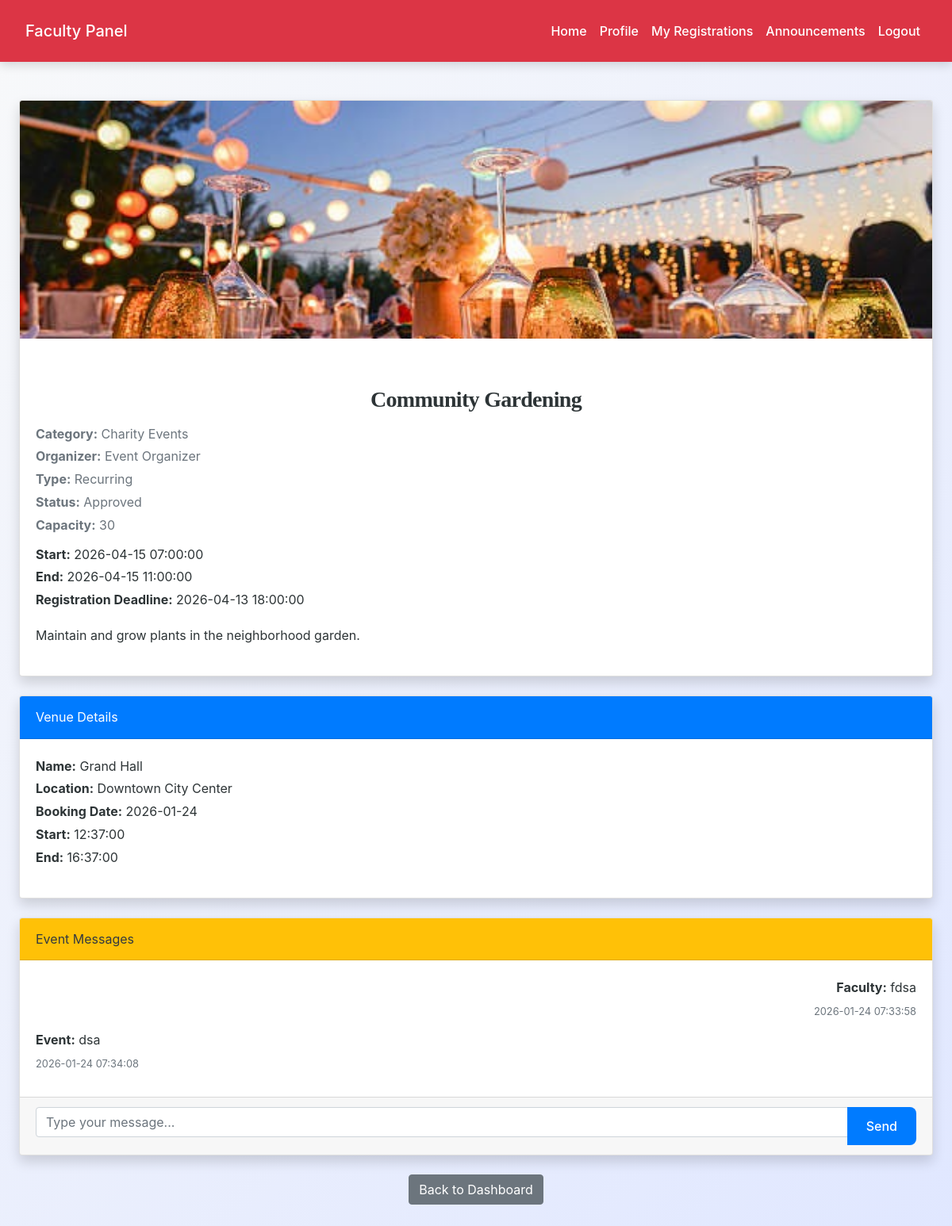
Page /faculty/event_details.php?event_id=10 (signed in) on the committed database.
### tables this page shows
CREATE TABLE `events` (
  `event_id` int(11) NOT NULL,
  `title` varchar(255) NOT NULL,
  `description` text NOT NULL,
  `organizer_id` int(11) NOT NULL,
  `category_id` int(11) DEFAULT NULL,
  `event_type` enum('one_time','recurring') DEFAULT 'one_time',
  `start_datetime` datetime NOT NULL,
  `end_datetime` datetime NOT NULL,
  `capacity` int(11) DEFAULT 0,
  `registration_deadline` datetime DEFAULT NULL,
  `status` enum('pending','approved','rejected','cancelled','completed') DEFAULT 'pending',
  `banner_image` varchar(255) DEFAULT NULL,
  `created_at` datetime DEFAULT current_timestamp(),
  `updated_at` datetime DEFAULT current_timestamp() ON UPDATE current_timestamp()
);

CREATE TABLE `event_categories` (
  `id` int(11) NOT NULL,
  `name` varchar(100) NOT NULL
);

CREATE TABLE `users` (
  `id` int(11) NOT NULL,
  `role` enum('Student','Faculty','Event Organizer') NOT NULL,
  `department` varchar(100) NOT NULL,
  `first_name` varchar(100) NOT NULL,
  `last_name` varchar(100) NOT NULL,
  `email` varchar(150) NOT NULL,
  `password_hash` varchar(255) NOT NULL,
  `phone` varchar(20) DEFAULT NULL,
  `profile_image` varchar(255) DEFAULT NULL,
  `system_notifications` tinyint(1) DEFAULT 1,
  `status` enum('pending','active','suspended') DEFAULT 'pending',
  `created_at` timestamp NOT NULL DEFAULT current_timestamp(),
  `updated_at` timestamp NOT NULL DEFAULT current_timestamp() ON UPDATE current_timestamp()
);

CREATE TABLE `venue_bookings` (
  `id` int(11) NOT NULL,
  `venue_id` int(11) NOT NULL,
  `event_id` int(11) NOT NULL,
  `booking_date` date NOT NULL,
  `start_time` time NOT NULL,
  `end_time` time NOT NULL,
  `status` enum('pending','confirmed','cancelled') DEFAULT 'pending'
);

CREATE TABLE `venues` (
  `id` int(11) NOT NULL,
  `name` varchar(150) NOT NULL,
  `location` varchar(255) DEFAULT NULL,
  `capacity` int(11) DEFAULT NULL,
  `description` text DEFAULT NULL
);

CREATE TABLE `event_messages` (
  `id` int(11) NOT NULL,
  `event_id` int(11) NOT NULL,
  `sender_id` int(11) NOT NULL,
  `receiver_id` int(11) NOT NULL,
  `message` text NOT NULL,
  `is_read` tinyint(1) DEFAULT 0,
  `sent_at` timestamp NOT NULL DEFAULT current_timestamp()
);

### faculty/event_details.php (the view, shortened to what this page needs)
<?php
include('config.php');
$event_id = intval($_GET['event_id'] ?? 0);
$user_id = $_SESSION['user_id'];
$sql = "
SELECT
    e.*,
    c.name AS category_name,
    u.first_name AS organizer_first,
    u.last_name AS organizer_last
FROM events e
LEFT JOIN event_categories c ON e.category_id = c.id
LEFT JOIN users u ON e.organizer_id = u.id
WHERE e.event_id = ? AND e.status='approved'
";
$stmt = $conn->prepare($sql);
$stmt->bind_param("i", $event_id);
$stmt->execute();
$result = $stmt->get_result();
$event = $result->fetch_assoc();
$venue_sql = "
SELECT v.name, v.location, vb.booking_date, vb.start_time, vb.end_time
FROM venue_bookings vb
JOIN venues v ON vb.venue_id = v.id
WHERE vb.event_id = ? AND vb.status='confirmed'
";
$venue_stmt = $conn->prepare($venue_sql);
$venue_stmt->bind_param("i", $event_id);
$venue_stmt->execute();
$venue_res = $venue_stmt->get_result();
$venue = $venue_res->fetch_assoc();
$msg_stmt = $conn->prepare("
SELECT m.*, u.first_name AS sender_name
FROM event_messages m
JOIN users u ON m.sender_id = u.id
WHERE m.event_id=?
ORDER BY m.sent_at ASC
");
$msg_stmt->bind_param("i", $event_id);
$msg_stmt->execute();
$msg_res = $msg_stmt->get_result();
$messages = $msg_res->fetch_all(MYSQLI_ASSOC);
?>
<!DOCTYPE html>
<html lang="en">
<head>
    <link rel="stylesheet" href="https://maxcdn.bootstrapcdn.com/bootstrap/4.5.2/css/bootstrap.min.css">
    <link rel="stylesheet" href="../css/style.css">
</head>
<body>
<?php include('navbar.php'); ?>
<div class="container mt-5">
    <div class="card shadow mb-4">
        <?php if (!empty($event['banner_image'])): ?>
            <img src="../images/<?= htmlspecialchars($event['banner_image']); ?>" class="card-img-top" style="height:300px; object-fit:cover;">
        <?php endif; ?>
        <div class="card-body">
            <h3 class="card-title"><?= htmlspecialchars($event['title']); ?></h3>
            <p class="text-muted mb-2">
                <strong>Category:</strong> <?= htmlspecialchars($event['category_name'] ?? 'N/A'); ?><br>
                <strong>Organizer:</strong> <?= htmlspecialchars($event['organizer_first'].' '.$event['organizer_last']); ?><br>
                <strong>Type:</strong> <?= ucfirst($event['event_type']); ?><br>
                <strong>Status:</strong> <?= ucfirst($event['status']); ?><br>
                <strong>Capacity:</strong> <?= intval($event['capacity']); ?>
            </p>
            <p>
                <strong>Start:</strong> <?= $event['start_datetime']; ?><br>
                <strong>End:</strong> <?= $event['end_datetime']; ?><br>
                <strong>Registration Deadline:</strong> <?= $event['registration_deadline'] ?? 'N/A'; ?>
            </p>
            <p><?= nl2br(htmlspecialchars($event['description'])); ?></p>
        </div>
    </div>
    <?php if ($venue): ?>
    <div class="card shadow mb-4">
        <div class="card-header bg-primary text-white">Venue Details</div>
        <div class="card-body">
            <p>
                <strong>Name:</strong> <?= htmlspecialchars($venue['name']); ?><br>
                <strong>Location:</strong> <?= htmlspecialchars($venue['location']); ?><br>
                <strong>Booking Date:</strong> <?= $venue['booking_date']; ?><br>
                <strong>Start:</strong> <?= $venue['start_time']; ?><br>
                <strong>End:</strong> <?= $venue['end_time']; ?>
            </p>
        </div>
    </div>
    <?php endif; ?>
    <div class="card shadow mb-4">
        <div class="card-header bg-warning text-dark">Event Messages</div>
        <div class="card-body" style="max-height:300px; overflow-y:auto;" id="message-box">
            <?php if (count($messages) > 0): ?>
                <?php foreach ($messages as $msg): ?>
                    <div class="<?= $msg['sender_id']==$user_id ? 'text-right' : 'text-left'; ?> mb-2">
                        <b><?= htmlspecialchars($msg['sender_name']); ?>:</b> <?= htmlspecialchars($msg['message']); ?>
                        <br><small class="text-muted"><?= $msg['sent_at']; ?></small>
                    </div>
                <?php endforeach; ?>
            <?php else: ?>
                <p class="text-center text-muted">No messages yet.</p>
            <?php endif; ?>
        </div>
        <div class="card-footer">
            <form method="POST">
                <div class="input-group">
                    <input type="text" name="message" class="form-control" placeholder="Type your message..." required>
                    <div class="input-group-append">
                        <button type="submit" class="btn btn-primary">Send</button>
                    </div>
                </div>
            </form>
        </div>
    </div>
    <div class="text-center mb-5">
        <a href="dashboard.php" class="btn btn-secondary">Back to Dashboard</a>
    </div>
</div>
</body>
</html>

### css/style.css (style rules this page uses)
:root { --primary: #007bff; --secondary: #6c757d; --success: #28a745; --info: #17a2b8; --warning: #ffc107; --danger: #dc3545; --light: #f8f9fa; --dark: #2d3436; --accent: #ff6f61; --highlight: #6f42c1; --shadow: rgba(0, 0, 0, 0.15); --transition: all 0.3s ease-in-out; }
body { font-family: 'Inter', 'Segoe UI', Tahoma, Geneva, Verdana, sans-serif; background: linear-gradient(135deg, var(--light) 0%, #e0e7ff 100%); color: var(--dark); line-height: 1.8; margin: 0; padding: 0; min-height: 100vh; font-size: 16px; }
h1, h2, h3, h4 { text-align: center; margin: 2.5rem 0; font-family: 'Georgia', 'Times New Roman', serif; color: var(--dark); font-weight: 700; letter-spacing: -0.025em; }
h3 { font-size: 1.75rem; }
.container { max-width: 1200px; margin: 0 auto 3rem; padding: 0 1.5rem; }
.btn-primary { background-color: var(--primary); color: #fff; border: none; border-radius: 8px; padding: 0.75rem 1.5rem; font-size: 1rem; font-weight: 500; cursor: pointer; transition: var(--transition); display: inline-flex; align-items: center; justify-content: center; }
a { color: var(--primary); text-decoration: none; font-weight: 500; transition: var(--transition); }

### rows in the picture
events: banner_image (picture), title "Community Gardening", category.name "Charity Events", organizer.last_name "Event Organizer", event_type "Recurring", status "Approved", capacity "30", start_datetime "2026-04-15 07:00:00", end_datetime "2026-04-15 11:00:00", registration_deadline "2026-04-13 18:00:00", description "Maintain and grow plants in the neighborhood garden."
venue_bookings: venue.name "Grand Hall", venue.location "Downtown City Center", booking_date "2026-01-24", start_time "12:37:00", end_time "16:37:00"
event_messages: sender.first_name "Faculty", message "fdsa", sent_at "2026-01-24 07:33:58"
event_messages: sender.first_name "Event", message "dsa", sent_at "2026-01-24 07:34:08"
